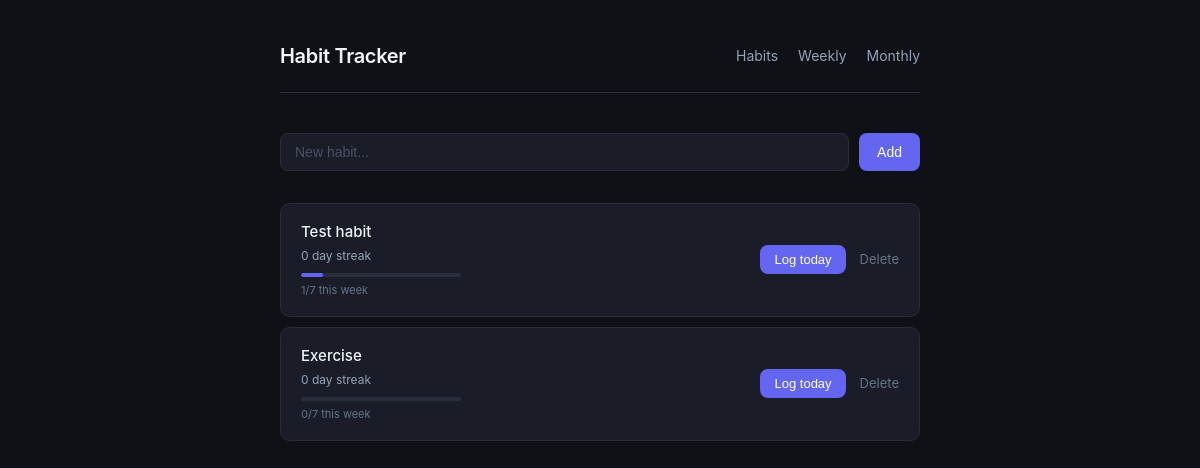
The app's page /, older data.
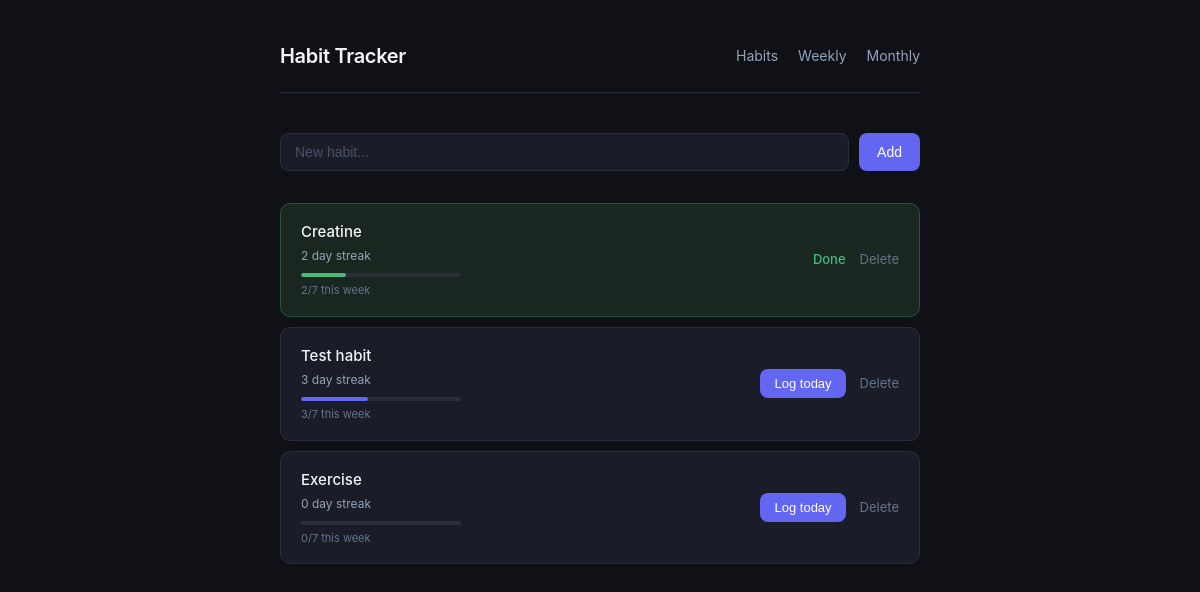
The same page, newer data.
### tables this page shows
CREATE TABLE habits (
            id INTEGER PRIMARY KEY AUTOINCREMENT,
            name TEXT NOT NULL UNIQUE,
            created_at DATE DEFAULT (DATE('now'))
        );

### app.py (the view)
@app.route("/")
def index():
    from datetime import date
    today = date.today().isoformat()
    conn = get_connection()
    habits = conn.execute("SELECT * FROM habits ORDER BY created_at DESC").fetchall()
    logged_today = set(
        row["habit_id"] for row in conn.execute(
            "SELECT habit_id FROM logs WHERE logged_date = ?", (today,)
        ).fetchall()
    )
    conn.close()
    streaks = {habit["id"]: get_streak(habit["id"]) for habit in habits}
    weekly_counts = get_weekly_counts()
    return render_template("index.html", habits=habits, streaks=streaks, logged_today=logged_today, weekly_counts=weekly_counts)

### database.py (called while the page is built)
def get_connection():
    conn = sqlite3.connect(DB_NAME)
    conn.row_factory = sqlite3.Row
    return conn

def get_weekly_counts():
    conn = get_connection()
    today = date.today()
    week_ago = today - timedelta(days=6)
    rows = conn.execute(
        "SELECT habit_id, COUNT(*) as count FROM logs WHERE logged_date BETWEEN ? AND ? GROUP BY habit_id",
        (week_ago.isoformat(), today.isoformat())
    ).fetchall()
    conn.close()
    return {row["habit_id"]: row["count"] for row in rows}

def get_streak(habit_id):
    conn = get_connection()
    rows = conn.execute(
        "SELECT logged_date FROM logs WHERE habit_id = ? ORDER BY logged_date DESC",
        (habit_id,)
    ).fetchall()
    conn.close()
    if not rows:
        return 0
    dates = set(date.fromisoformat(row["logged_date"]) for row in rows)
    today = date.today()
    check = today if today in dates else today - timedelta(days=1)
    if check not in dates:
        return 0
    streak = 0
    while check in dates:
        streak += 1
        check -= timedelta(days=1)
    return streak

### templates/index.html (shortened to what this page needs)
{% extends "base.html" %}
{% block content %}
<section class="add-form">
    <form action="/add" method="POST">
        <input type="text" name="name" placeholder="New habit..." required>
        <button type="submit">Add</button>
    </form>
</section>
<section class="habit-list">
    {% for habit in habits %}
    <div class="habit-card {% if habit['id'] in logged_today %}done{% endif %}">
        <div class="habit-info">
            <span class="habit-name">{{ habit["name"] }}</span>
            <span class="habit-streak">{{ streaks[habit["id"]] }} day streak</span>
            {% set count = weekly_counts.get(habit["id"], 0) %}
            <div class="progress-bar">
                <div class="progress-fill" style="width: {{ (count / 7 * 100) | int }}%"></div>
            </div>
            <span class="progress-label">{{ count }}/7 this week</span>
        </div>
        <div class="habit-actions">
            {% if habit["id"] in logged_today %}
                <span class="done-label">Done</span>
            {% else %}
                <form action="/log/{{ habit['id'] }}" method="POST">
                    <button type="submit">Log today</button>
                </form>
            {% endif %}
            <a class="delete" href="/delete/{{ habit['id'] }}">Delete</a>
        </div>
    </div>
    {% else %}
    <p class="empty">No habits yet. Add one above.</p>
    {% endfor %}
</section>
{% endblock %}

### templates/base.html (shortened to what this page needs)
<!DOCTYPE html>
<html lang="en">
<head>
    <link rel="stylesheet" href="/static/style.css">
</head>
<body>
    <div class="container">
        <header>
            <h1>Habit Tracker</h1>
            <nav>
                <a href="/">Habits</a>
                <a href="/weekly">Weekly</a>
                <a href="/monthly">Monthly</a>
            </nav>
        </header>
        <main>
            {% block content %}{% endblock %}
        </main>
    </div>
</body>
</html>

### static/style.css (style rules this page uses)
*, *::before, *::after { box-sizing: border-box; margin: 0; padding: 0; }
body { background-color: #0f1117; color: #e2e8f0; font-family: -apple-system, BlinkMacSystemFont, "Segoe UI", Roboto, sans-serif; font-size: 15px; line-height: 1.6; }
.container { max-width: 680px; margin: 0 auto; padding: 40px 20px; }
header { display: flex; align-items: center; justify-content: space-between; margin-bottom: 40px; padding-bottom: 20px; border-bottom: 1px solid #2a2d3a; }
h1 { font-size: 20px; font-weight: 600; color: #f1f5f9; letter-spacing: -0.3px; }
nav { display: flex; gap: 20px; }
nav a { color: #94a3b8; text-decoration: none; font-size: 14px; transition: color 0.15s; }
.add-form { margin-bottom: 32px; }
.add-form form { display: flex; gap: 10px; }
input[type="text"] { flex: 1; background: #1a1d27; border: 1px solid #2a2d3a; border-radius: 8px; color: #e2e8f0; font-size: 14px; padding: 10px 14px; outline: none; transition: border-color 0.15s; }
input[type="text"]::placeholder { color: #4a5068; }
button { background: #6366f1; border: none; border-radius: 8px; color: #fff; cursor: pointer; font-size: 14px; font-weight: 500; padding: 10px 18px; transition: background 0.15s; white-space: nowrap; }
.habit-list { display: flex; flex-direction: column; gap: 10px; }
.habit-card { background: #1a1d27; border: 1px solid #2a2d3a; border-radius: 10px; display: flex; align-items: center; justify-content: space-between; padding: 16px 20px; transition: border-color 0.15s; }
.habit-card.done { border-color: #22543d; background: #1a2720; }
.done-label { color: #48bb78; font-size: 13px; font-weight: 500; }
.habit-info { display: flex; flex-direction: column; gap: 2px; }
.habit-name { color: #f1f5f9; font-weight: 500; font-size: 15px; }
.habit-streak { color: #94a3b8; font-size: 12px; }
.progress-bar { width: 160px; height: 4px; background: #2a2d3a; border-radius: 2px; margin-top: 6px; overflow: hidden; }
.progress-fill { height: 100%; background: #6366f1; border-radius: 2px; transition: width 0.3s ease; }
.habit-card.done .progress-fill { background: #48bb78; }
.progress-label { font-size: 11px; color: #64748b; margin-top: 3px; display: block; }
.habit-actions { display: flex; align-items: center; gap: 14px; }
.habit-actions form { margin: 0; }
.habit-actions button { padding: 7px 14px; font-size: 13px; }
a.delete { color: #64748b; font-size: 13px; text-decoration: none; transition: color 0.15s; }

Row changes from the older to the newer data that the page shows:
added habits: name "Creatine", streaks "2", {{ (count / 7 * 100) | int }} 28 (drawn), count "2", shows "Done"
computed for habits "Test habit": streaks "0" → "3"; {{ (count / 7 * 100) | int }} 14 → 42 (drawn); count "1" → "3"
